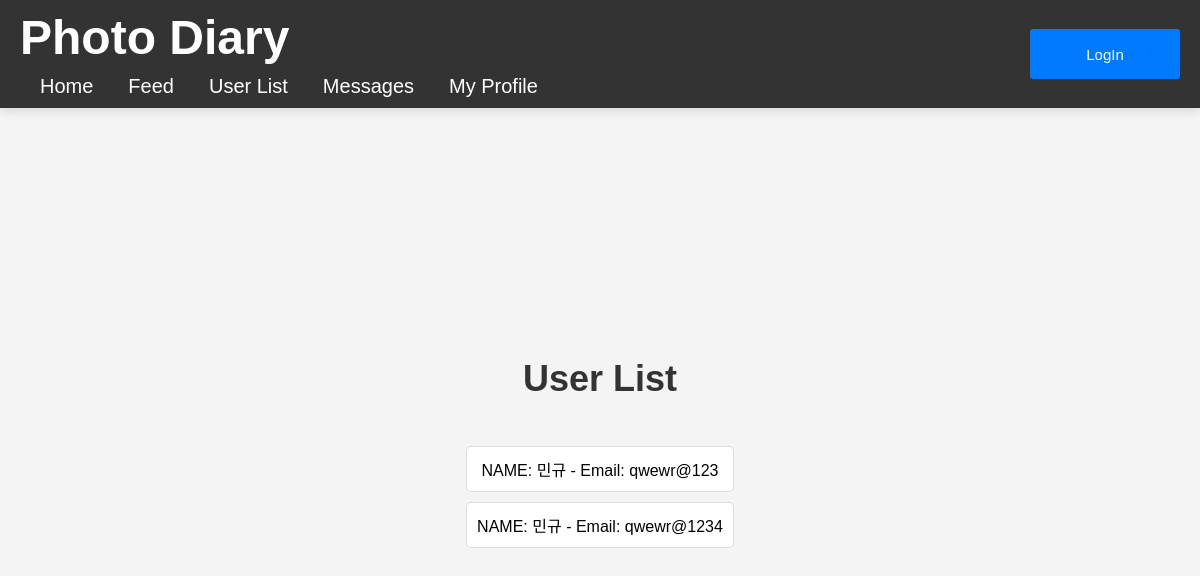
The page /userlist on the database as committed earlier.
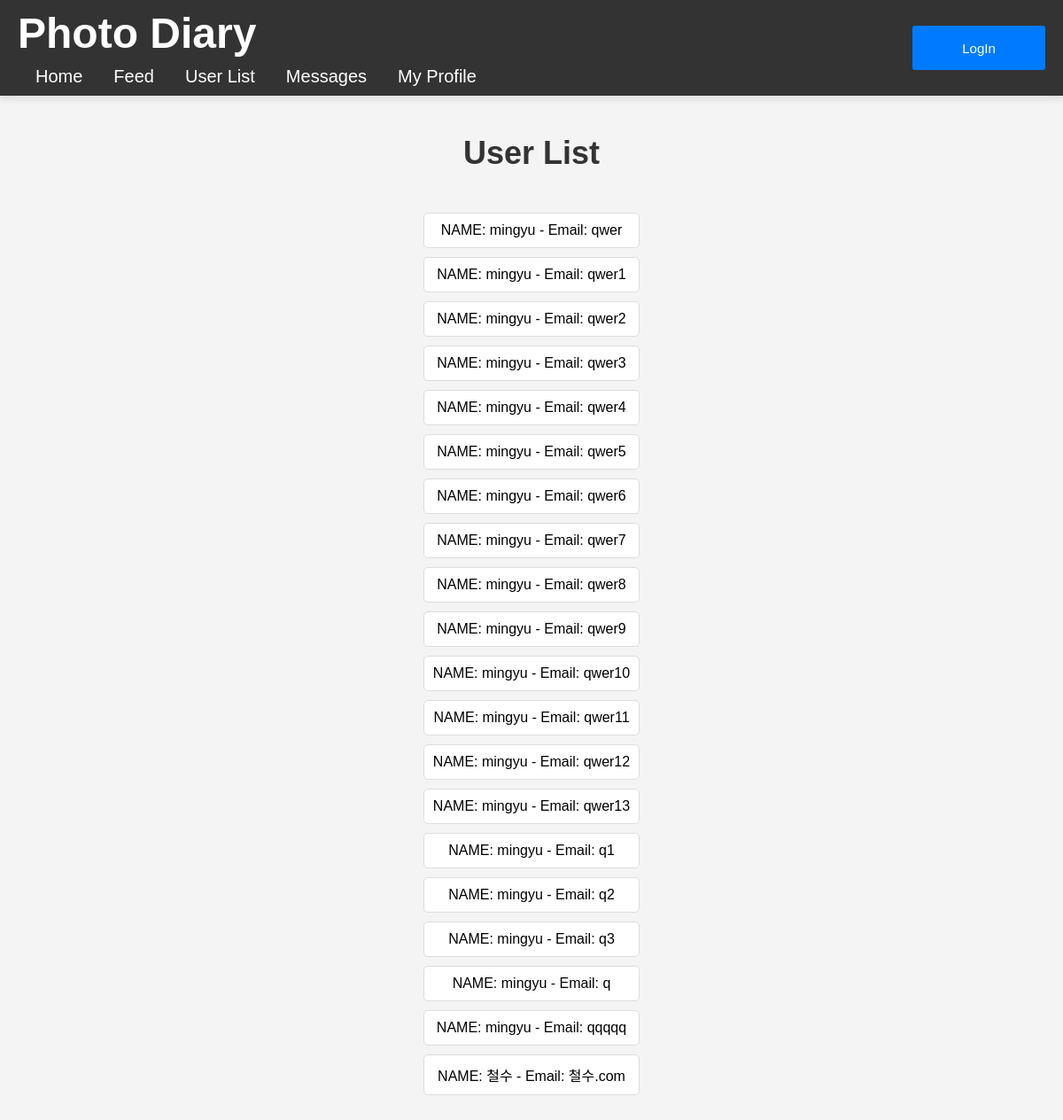
The same page on the database as committed later.
### tables this page shows
CREATE TABLE User (user_id INTEGER PRIMARY KEY,name VARCHAR(30) NOT NULL,email VARCHAR(30) NOT NULL UNIQUE, password VARCHAR(30) NOT NULL);

### main.py (the view)
@app.route('/userlist')
def user_list():
    sql = sqlite3.connect("PhotoDiary.db")
    cur = sql.cursor()
    cur.execute('SELECT * FROM User')
    users = cur.fetchall()
    print(users)
    return render_template("userlist.html",users=users)

### templates/userList.html (shortened to what this page needs)
<!DOCTYPE html>
<html lang="en">
<head>
    <link rel="stylesheet" href="{{ url_for('static', filename='css/style.css') }}">
</head>
<body>
    <div class="navbar">
        <div class="left-nav">
            <div class="logo">Photo Diary</div>
            <div class="nav-links">
                <a href="/">Home</a>
                <a href="/feed">Feed</a>
                <a href="/userlist">User List</a>
                <a href="/messages">Messages</a>
                <a href="/myprofile">My Profile</a>
            </div>
        </div>
        <button id="LoginButton" class="login-btn" >LogIn</button>
    </div>
    <div class="container">
        <h1>User List</h1>
        <ul id="userList">
            {% for user in users %}
                <li>NAME: {{ user[1] }} - Email: {{ user[2] }}</li>
            {% endfor %}
        </ul>
    </div>
</body>
</html>

### static/css/style.css (style rules this page uses)
body { font-family: Arial, sans-serif; background-color: #f4f4f4; margin: 0; padding: 0; display: flex; flex-direction: column; min-height: 100vh; }
.navbar { display: flex; justify-content: space-between; align-items: center; background-color: #333; color: white; padding: 10px 20px; box-shadow: 0px 4px 8px rgba(0, 0, 0, 0.1); }
.left-nav .logo { font-size: 48px; font-weight: bold; margin-bottom: 10px; }
.nav-links { display: flex; align-items: center; }
.nav-links a { color: white; text-decoration: none; margin-left: 20px; font-size: 20px; margin-right: 15px; }
.logout-btn, .login-btn { background-color: #007BFF; color: white; border: none; padding: 10px 15px; cursor: pointer; font-size: 15px; border-radius: 3px; height: 50px; width: 150px; }
.container { flex: 1; display: flex; flex-direction: column; justify-content: center; align-items: center; text-align: center; padding: 20px; }
.container h1 { font-size: 36px; margin-bottom: 20px; color: #333; }
h1 { color: #333; }
ul#userList { list-style-type: none; padding: 0; }
ul#userList li { background-color: white; margin: 10px 0; padding: 10px; border: 1px solid #ddd; border-radius: 5px; }
button { background-color: #4CAF50; color: white; border: none; padding: 10px 20px; cursor: pointer; width: 100%; font-size: 16px; border-radius: 5px; }

Rows that differ between the two databases and show on the page:
changed User: name "민규" → "mingyu"; email "qwewr@123" → "qwer"
changed User: name "민규" → "mingyu"; email "qwewr@1234" → "qwer1"
added User: name "mingyu", email "qwer2"
added User: name "mingyu", email "qwer3"
added User: name "mingyu", email "qwer4"
added User: name "mingyu", email "qwer5"
added User: name "mingyu", email "qwer6"
added User: name "mingyu", email "qwer7"
added User: name "mingyu", email "qwer8"
added User: name "mingyu", email "qwer9"
added User: name "mingyu", email "qwer10"
added User: name "mingyu", email "qwer11"
added User: name "mingyu", email "qwer12"
added User: name "mingyu", email "qwer13"
added User: name "mingyu", email "q1"
added User: name "mingyu", email "q2"
added User: name "mingyu", email "q3"
added User: name "mingyu", email "q"
added User: name "mingyu", email "qqqqq"
added User: name "철수", email "철수.com"
